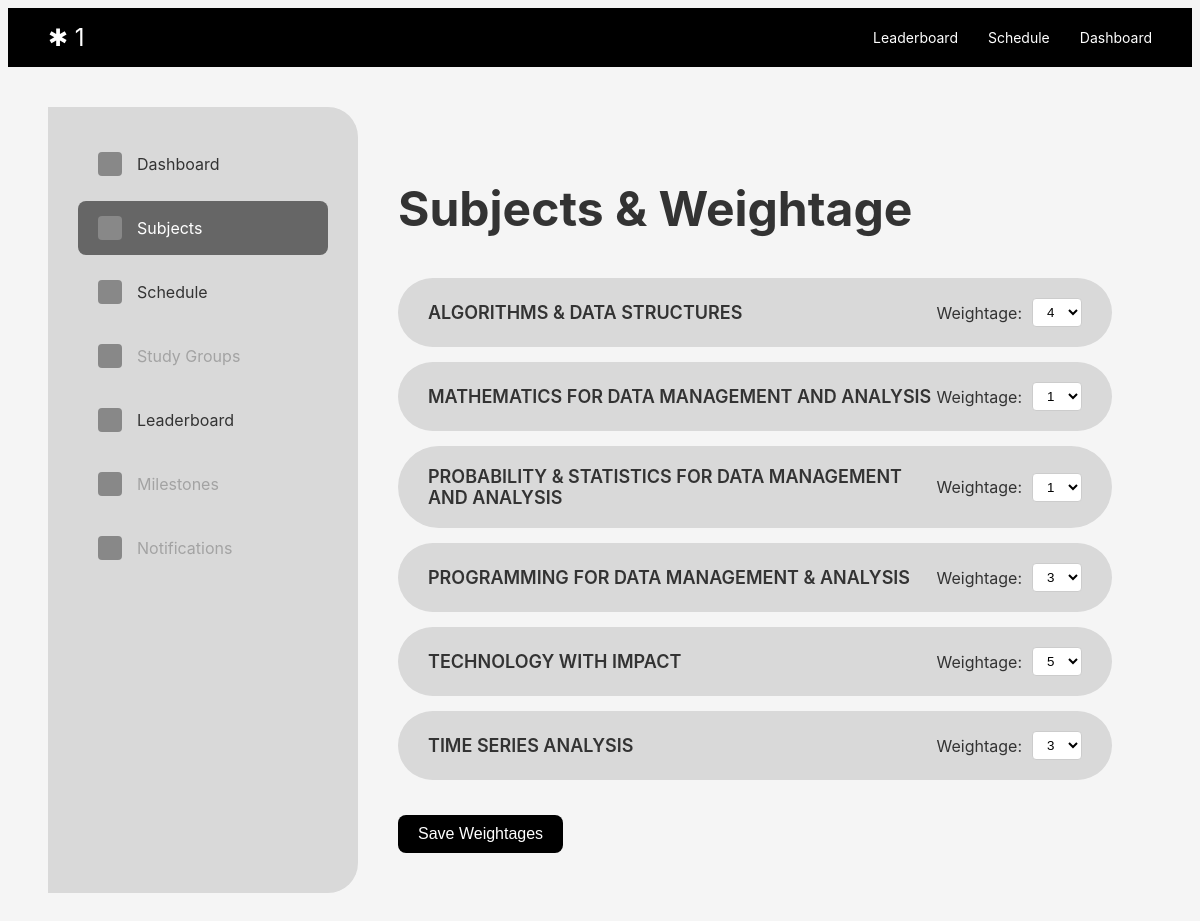
/weight (signed in), run on the app's committed database.
### app.py (models this page shows)
class User(db.Model):
    id = db.Column(db.Integer, primary_key=True)
    username = db.Column(db.String(150), unique=True, nullable=False)
    password = db.Column(db.String(150), nullable=False)

class SubjectWeight(db.Model):
    __tablename__ = 'subject_weight'
    id = db.Column(db.Integer, primary_key=True)
    user_id = db.Column(db.Integer, db.ForeignKey('user.id'), nullable=False)
    subject = db.Column(db.String(200), nullable=False)
    weight = db.Column(db.Integer, nullable=False, default=3)
    user = db.relationship('User', back_populates='subject_weights')

### app.py (the view)
@app.route('/weight')
def weight():
    rows = SubjectWeight.query.filter_by(user_id=g.user.id).all()
    existing = {r.subject for r in rows}
    for subj in default_subjects:
        if subj not in existing:
            db.session.add(SubjectWeight(
                user_id=g.user.id,
                subject=subj,
                weight=3
            ))
    if len(existing) < len(default_subjects):
        db.session.commit()
        rows = SubjectWeight.query.filter_by(user_id=g.user.id).all()
    weights = {r.subject: r for r in rows}
    ordered = [weights[s] for s in default_subjects]
    return render_template('weight.html', user=g.user, subject_weights=ordered)

### app.py (called while the page is built)
@app.before_request
def load_current_user():
    g.user = None
    if 'user_id' in session:
        g.user = User.query.get(session['user_id'])

### templates/weight.html (shortened to what this page needs)
<!DOCTYPE html>
<html lang="en">
<head>
</head>
<body>
    <div class="navbar">
        <div class="logo">✱ {{ user.username }}</div>
        <div class="nav-links">
            <a href="/leaderboard">Leaderboard</a>
            <a href="/schedule">Schedule</a>
            <a href="/dashboard">Dashboard</a>
        </div>
    </div>
    <div class="subjects-container">
        <div class="sidebar">
            <a href="/dashboard" class="menu-item"><div class="menu-icon"></div><span>Dashboard</span></a>
            <div class="menu-item active"><div class="menu-icon"></div><span>Subjects</span></div>
            <a href="/schedule" class="menu-item"><div class="menu-icon"></div><span>Schedule</span></a>
            <div class="menu-item-no"><div class="menu-icon"></div><span>Study Groups</span></div>
            <a href="/leaderboard" class="menu-item"><div class="menu-icon"></div><span>Leaderboard</span></a>
            <div class="menu-item-no"><div class="menu-icon"></div><span>Milestones</span></div>
            <div class="menu-item-no"><div class="menu-icon"></div><span>Notifications</span></div>
        </div>
        <div class="subjects-content">
            <h1>Subjects & Weightage</h1>
            {% for sw in subject_weights %}
                <div class="subject-item">
                  <span class="subject-name">{{ sw.subject }}</span>
                    <div class="weightage-selector">
                        <label for="weight-{{ loop.index }}">Weightage:</label>
                        <select id="weight-{{ loop.index }}">
                          {% for i in range(1,6) %}
                            <option value="{{ i }}"
                              {% if sw.weight == i %}selected{% endif %}>
                              {{ i }}
                            </option>
                          {% endfor %}
                        </select>
                    </div>
                </div>
            {% endfor %}
            <button class="save-button" id="save-btn">Save Weightages</button>
        </div>
    </div>
</body>
</html>

### templates/weight.html (style rules this page uses)
body { font-family: -apple-system, BlinkMacSystemFont, 'Segoe UI', Roboto, Oxygen, Ubuntu, Cantarell, sans-serif; background: #f5f5f5; color: #333; }
.navbar { background: #000; padding: 15px 40px; display: flex; justify-content: space-between; align-items: center; }
.logo { font-size: 24px; color: white; }
.nav-links { display: flex; gap: 30px; }
.nav-links a { color: white; text-decoration: none; font-size: 14px; }
.subjects-container { padding: 40px; display: flex; }
.sidebar { width: 250px; background: #d9d9d9; padding: 30px; border-radius: 0 30px 30px 0; min-height: 600px; }
.menu-item { padding: 15px 20px; margin-bottom: 10px; border-radius: 8px; display: flex; align-items: center; gap: 15px; cursor: pointer; transition: background 0.3s; text-decoration: none; color: #333; }
.menu-item.active { background: #666; color: white; }
.menu-icon { width: 24px; height: 24px; background: #888; border-radius: 4px; }
.menu-item-no { padding: 15px 20px; margin-bottom: 10px; border-radius: 8px; display: flex; align-items: center; gap: 15px; cursor: pointer; transition: background 0.3s; text-decoration: none; color: #a3a3a3; }
.subjects-content { flex: 1; padding: 40px; }
.subjects-content h1 { font-size: 48px; font-weight: 700; margin-bottom: 40px; }
.subject-item { background: #d9d9d9; padding: 20px 30px; border-radius: 50px; margin-bottom: 15px; display: flex; align-items: center; justify-content: space-between; font-size: 18px; }
.subject-name { font-weight: 600; flex: 1; }
.weightage-selector { display: flex; align-items: center; gap: 10px; }
.weightage-selector label { font-size: 16px; }
.weightage-selector select { padding: 5px 10px; border-radius: 4px; border: 1px solid #ccc; background: white; }
.save-button { background: #000; color: white; padding: 10px 20px; border: none; border-radius: 8px; font-size: 16px; cursor: pointer; margin-top: 20px; }

### data on the page
User: username "1"
SubjectWeight: subject "ALGORITHMS & DATA STRUCTURES", weight "4"
SubjectWeight: subject "MATHEMATICS FOR DATA MANAGEMENT AND ANALYSIS", weight "1"
SubjectWeight: subject "PROBABILITY & STATISTICS FOR DATA MANAGEMENT AND ANALYSIS", weight "1"
SubjectWeight: subject "PROGRAMMING FOR DATA MANAGEMENT & ANALYSIS", weight "3"
SubjectWeight: subject "TECHNOLOGY WITH IMPACT", weight "5"
SubjectWeight: subject "TIME SERIES ANALYSIS", weight "3"
